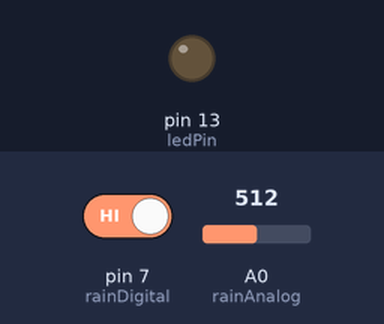
Simulated run of this sketch. Board: Arduino Uno, built with avr-gcc and run on an emulated ATmega328P. On the bench: output pins drawn as LEDs (lit = HIGH). The test bench sets the inputs (shaded band); at power-on: pin 7 (rainDigital) HIGH, A0 (rainAnalog) = 512. What the sketch prints to the serial monitor is not drawn.

Above: at 1.4 s.
1.5 s: pin 7 (rainDigital) driven LOW
At 2.5 s:
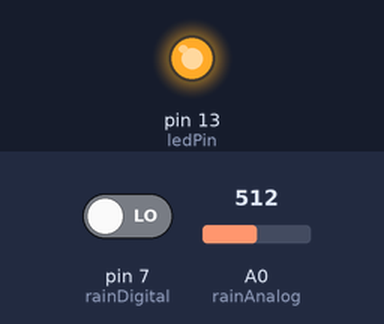
3.1 s: A0 (rainAnalog) set to 110
6.1 s: A0 (rainAnalog) set to 90
9.1 s: pin 7 (rainDigital) driven HIGH
At 10.3 s:
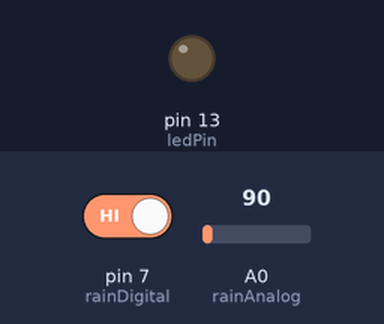
Timing chart, 0 to 11.6 s (numbered marks = the images above; inputs shaded):
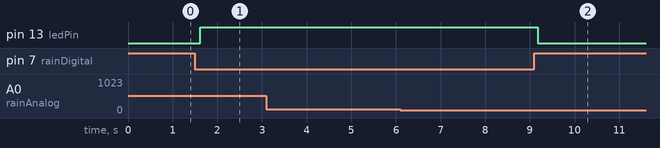

The sketch:

rain_detecting_sensor.ino
```cpp
int rainAnalog = A0;    // Analog pin for rain intensity
int rainDigital = 7;    // Digital pin for rain detection (0 or 1)
int ledPin = 13;        // LED / Buzzer / Relay for alert

void setup() {
  Serial.begin(9600);
  pinMode(rainAnalog, INPUT);
  pinMode(rainDigital, INPUT);
  pinMode(ledPin, OUTPUT);

  Serial.println("=================================");
  Serial.println("     Rain Sensor Initialized     ");
  Serial.println("=================================");
}

void loop() {
  int rainValue = analogRead(rainAnalog);    // Read analog value (0–1023)
  int rainStatus = digitalRead(rainDigital); // Read digital value (0 or 1)

  Serial.print("Rain Intensity (0-1023): ");
  Serial.print(rainValue);
  Serial.print(" | Digital: ");
  Serial.print(rainStatus);
  Serial.print(" | Status: ");

  if (rainStatus == LOW) {   // LOW = rain detected (depends on module)
    Serial.println("🌧️ Raining");
    digitalWrite(ledPin, HIGH);  // Turn ON LED
  } else {
    Serial.println("☀️ No Rain");
    digitalWrite(ledPin, LOW);   // Turn OFF LED
  }

  delay(500);
}
```

Measured:
- after the input at 1.5 s, pin 13 (ledPin): LOW → HIGH after 0.12 s
- after the input at 3.1 s, every drawn part: stays the same
- after the input at 6.1 s, every drawn part: stays the same
- after the input at 9.1 s, pin 13 (ledPin): HIGH → LOW after 0.08 s
